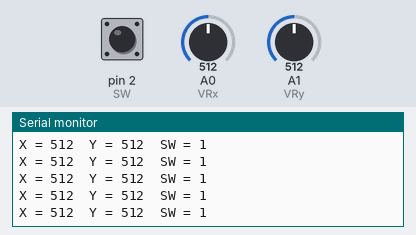
Bench run of a sketch on a simulated Arduino Uno, built with avr-gcc and run on an emulated ATmega328P. Parts: the last lines printed to the serial monitor. The inputs (shaded band) are chosen by the test bench; at power-on: A0 (VRx) = 512, A1 (VRy) = 512, pin 2 (SW) HIGH.

Above: at 1.2 s.
1.3 s: A0 (VRx) set to 716
At 1.56 s:
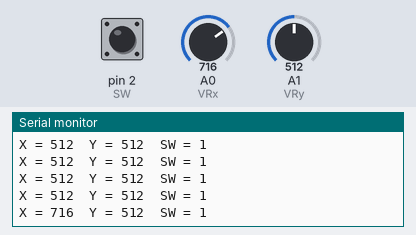
2.8 s: A1 (VRy) set to 716
At 2.97 s:
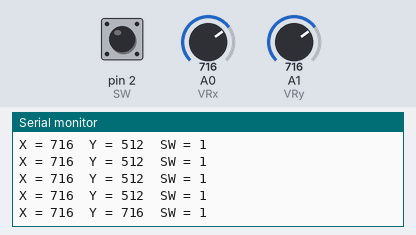
4.3 s: pin 2 (SW) pulled LOW for 0.25 s
At 4.57 s:
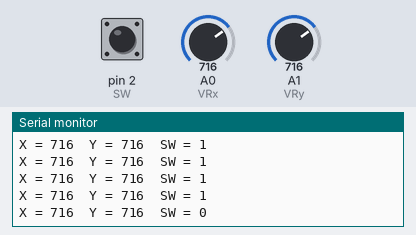
6.0 s: A0 (VRx) set to 900
At 6.18 s:
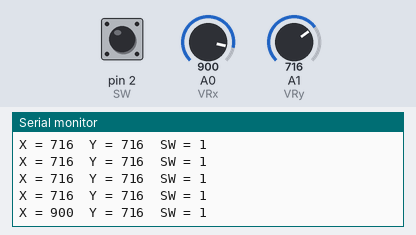
7.5 s: pin 2 (SW) pulled LOW for 1 s
At 7.78 s:
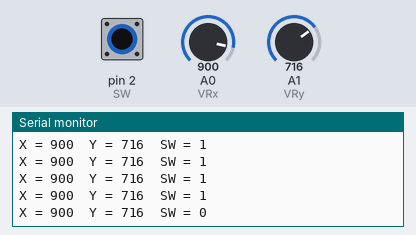
10.0 s: A1 (VRy) set to 900
At 10.19 s:
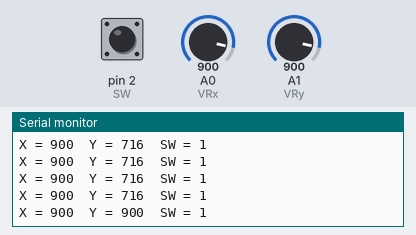
Timing chart, 0 to 12.5 s (numbered marks = the images above; inputs shaded):
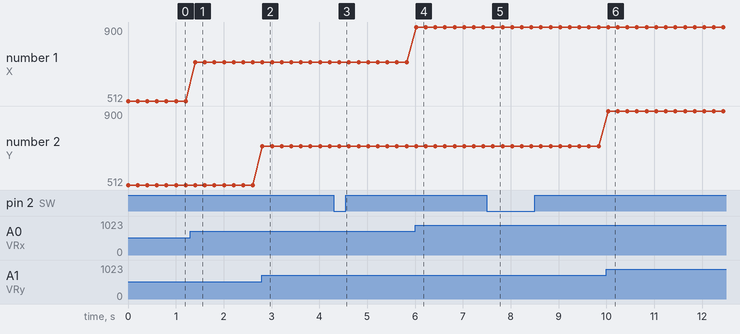

The sketch:

Joystick.ino
```cpp
/*
To use the joystick, you need to connect the X and Y pins to 2 analog pins.
The SW (switch) pin can go to any digital pin.

In this demo code: (Joystick --> Arduino)
- VR-X --> A0 (analogRead would return value 0-1023)
- VR-Y --> A1
- SW  --> 2
- VCC --> 5V
- GND --> GND


Resource: https://arduinogetstarted.com/tutorials/arduino-joystick
Made by Antoine Phan (@notkaramel) as ECSESS VP Technical Development
*/

#define VRx A0
#define VRy A1
#define SW 2

void setup() {
  pinMode(SW, INPUT_PULLUP);
  pinMode(VRx, INPUT);
  pinMode(VRy, INPUT);
  Serial.begin(9600);
}

void loop() {
  int xValue = analogRead(VRx);
  int yValue = analogRead(VRy);
  int swValue = digitalRead(SW);

  Serial.print("X = ");
  Serial.print(xValue);
  Serial.print("\tY = ");
  Serial.print(yValue);
  Serial.print("\tSW = ");
  Serial.println(swValue);

  delay(200); // Delay for 100ms
}
```

Measured:
- after the input at 1.3 s, the serial monitor: prints a new line after 0.11 s (image 1)
- after the input at 2.8 s, the serial monitor: prints a new line at once (image 2)
- after the input at 4.3 s, the serial monitor: prints a new line after 0.12 s (image 3)
- after the input at 6.0 s, the serial monitor: prints a new line at once (image 4)
- after the input at 7.5 s, the serial monitor: prints a new line after 0.13 s (image 5)
- after the input at 10.0 s, the serial monitor: prints a new line at once (image 6)
- plotted number 1: 512 → 716 after the input at 1.3 s, 716 → 900 after the input at 6.0 s
